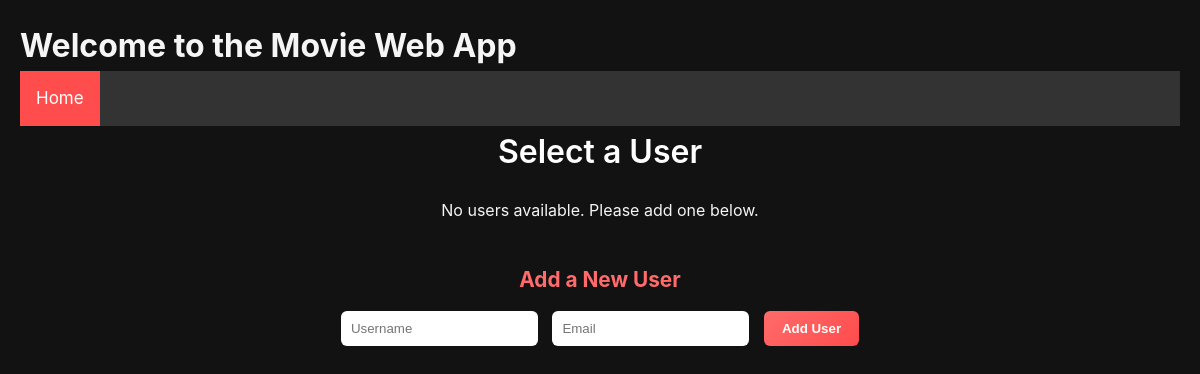
The app's page /, older data.
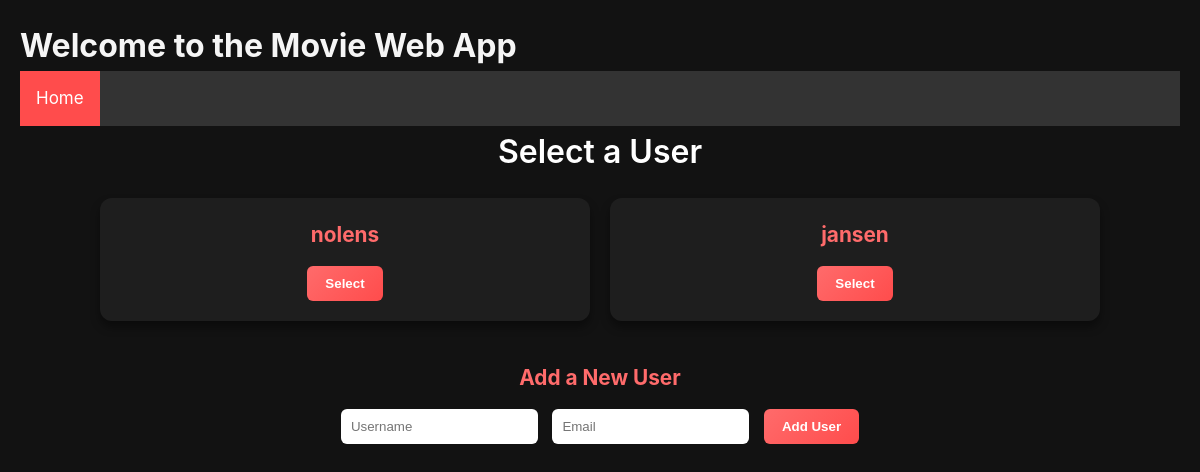
The same page, newer data.
### models.py (models this page shows, shortened)
class User(db.Model):
    id = db.Column(db.Integer, primary_key=True)
    username = db.Column(db.String(100), unique=True, nullable=False)

### app.py (the view)
@app.route('/')
def home():
    users = data_manager.get_all_users()
    return render_template('index.html', users=users)

### data_manager.py (called while the page is built)
    def get_all_users(self):
        return User.query.all()

### templates/index.html (shortened to what this page needs)
{% extends "base.html" %}
{% block content %}
<main>
    <h2>Select a User</h2>
    <div class="card-list">
        {% if users %}
            {% for user in users %}
                <div class="card">
                    <h3>{{ user.username }}</h3>
                    <form method="POST" action="{{ url_for('select_user') }}">
                        <button type="submit">Select</button>
                    </form>
                </div>
            {% endfor %}
        {% else %}
            <p style="text-align:center;">No users available. Please add one below.</p>
        {% endif %}
    </div>
    <h3 style="margin-top: 40px; text-align:center;">Add a New User</h3>
    <form method="POST" action="{{ url_for('add_user') }}" style="text-align:center;">
        <input type="text" name="username" placeholder="Username" required>
        <input type="text" name="email" placeholder="Email" required>
        <button type="submit">Add User</button>
    </form>
</main>
{% endblock %}

### templates/base.html (shortened to what this page needs)
<!DOCTYPE html>
<html lang="en">
<head>
    <link rel="stylesheet" href="{{ url_for('static', filename='style.css') }}">
</head>
<body>
    <header>
        <h1>Welcome to the Movie Web App</h1>
    </header>
    <div class="topnav">
        <a class="{% if request.endpoint == 'home' %}active{% endif %}" href="{{ url_for('home') }}">Home</a>
    </div>
    {% block content %}
    {% endblock %}
</body>
</html>

### static/style.css (style rules this page uses)
body, h1, h2, h3, p, ul, li { margin: 0; padding: 0; }
body { font-family: 'Inter', sans-serif; background: #121212; color: #f5f5f5; line-height: 1.6; padding: 20px; }
main { max-width: 1000px; margin: 0 auto; }
h2 { font-size: 2rem; margin-bottom: 1rem; font-weight: 600; text-align: center; color: #fff; }
h3 { font-size: 1.3rem; margin-bottom: 0.8rem; color: #ff6b6b; }
.topnav { background-color: #333; overflow: hidden; }
.topnav a { float: left; color: #f2f2f2; text-align: center; padding: 14px 16px; text-decoration: none; font-size: 17px; }
.topnav a.active { background-color: #ff4c4c; color: white; }
.card-list { display: grid; grid-template-columns: repeat(auto-fit, minmax(220px, 1fr)); gap: 20px; margin-top: 20px; }
.card { background: #1e1e1e; padding: 20px; border-radius: 12px; box-shadow: 0 6px 10px rgba(0,0,0,0.4); text-align: center; transition: transform 0.2s ease, box-shadow 0.2s ease; }
button, .button { background: linear-gradient(135deg, #ff6b6b, #ff4c4c); color: #fff; border: none; padding: 10px 18px; border-radius: 6px; cursor: pointer; font-weight: 600; transition: transform 0.15s ease, background 0.3s ease; }
form { margin-top: 15px; }
input[type="text"], input[type="email"] { padding: 10px; border: none; border-radius: 6px; margin-right: 10px }

Row changes from the older to the newer data that the page shows:
added User: username "nolens"
added User: username "jansen"
Text that changed along with them:
text no longer shown: "No users available. Please add one below."
